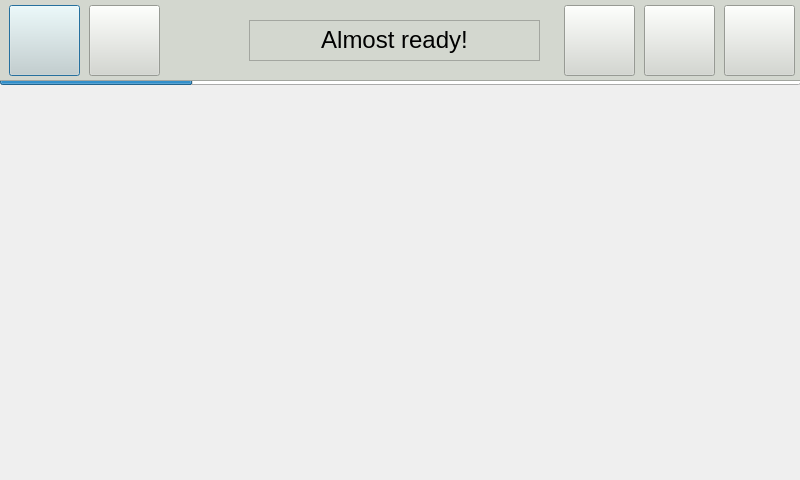
<?xml version="1.0" encoding="UTF-8"?>
<ui version="4.0">
 <class>GetUid</class>
 <widget class="QDialog" name="GetUid">
  <property name="geometry">
   <rect>
    <x>0</x>
    <y>0</y>
    <width>800</width>
    <height>480</height>
   </rect>
  </property>
  <property name="windowTitle">
   <string>Dialog</string>
  </property>
  <property name="styleSheet">
   <string notr="true"/>
  </property>
  <widget class="QFrame" name="frame">
   <property name="geometry">
    <rect>
     <x>-11</x>
     <y>-10</y>
     <width>821</width>
     <height>91</height>
    </rect>
   </property>
   <property name="styleSheet">
    <string notr="true">background-color: rgb(211, 215, 207);</string>
   </property>
   <property name="frameShape">
    <enum>QFrame::StyledPanel</enum>
   </property>
   <property name="frameShadow">
    <enum>QFrame::Raised</enum>
   </property>
   <widget class="QPushButton" name="button_left">
    <property name="geometry">
     <rect>
      <x>20</x>
      <y>15</y>
      <width>71</width>
      <height>71</height>
     </rect>
    </property>
    <property name="text">
     <string/>
    </property>
    <property name="icon">
     <iconset theme="go-previous">
      <normaloff>../../../../../../../../.designer/backup</normaloff>../../../../../../../../.designer/backup</iconset>
    </property>
    <property name="iconSize">
     <size>
      <width>40</width>
      <height>40</height>
     </size>
    </property>
   </widget>
   <widget class="QPushButton" name="button_reset">
    <property name="geometry">
     <rect>
      <x>100</x>
      <y>15</y>
      <width>71</width>
      <height>71</height>
     </rect>
    </property>
    <property name="text">
     <string/>
    </property>
    <property name="icon">
     <iconset theme="edit-undo">
      <normaloff>../../../../../../../../.designer/backup</normaloff>../../../../../../../../.designer/backup</iconset>
    </property>
    <property name="iconSize">
     <size>
      <width>40</width>
      <height>40</height>
     </size>
    </property>
   </widget>
   <widget class="QPushButton" name="button_right">
    <property name="geometry">
     <rect>
      <x>735</x>
      <y>15</y>
      <width>71</width>
      <height>71</height>
     </rect>
    </property>
    <property name="text">
     <string/>
    </property>
    <property name="icon">
     <iconset theme="go-next">
      <normaloff>../../../../../../../../.designer/backup</normaloff>../../../../../../../../.designer/backup</iconset>
    </property>
    <property name="iconSize">
     <size>
      <width>40</width>
      <height>40</height>
     </size>
    </property>
   </widget>
   <widget class="QPushButton" name="button_last">
    <property name="geometry">
     <rect>
      <x>655</x>
      <y>15</y>
      <width>71</width>
      <height>71</height>
     </rect>
    </property>
    <property name="text">
     <string/>
    </property>
    <property name="icon">
     <iconset theme="go-last">
      <normaloff>../../../../../../../../.designer/backup</normaloff>../../../../../../../../.designer/backup</iconset>
    </property>
    <property name="iconSize">
     <size>
      <width>40</width>
      <height>40</height>
     </size>
    </property>
   </widget>
   <widget class="QPushButton" name="admin_button">
    <property name="geometry">
     <rect>
      <x>575</x>
      <y>15</y>
      <width>71</width>
      <height>71</height>
     </rect>
    </property>
    <property name="text">
     <string notr="true"/>
    </property>
    <property name="icon">
     <iconset theme="preferences-system">
      <normaloff>../../../../../../../../.designer/backup/res/maintenance-icon-18896.png</normaloff>../../../../../../../../.designer/backup/res/maintenance-icon-18896.png</iconset>
    </property>
    <property name="iconSize">
     <size>
      <width>40</width>
      <height>40</height>
     </size>
    </property>
   </widget>
   <widget class="QTextEdit" name="text">
    <property name="enabled">
     <bool>true</bool>
    </property>
    <property name="geometry">
     <rect>
      <x>260</x>
      <y>30</y>
      <width>291</width>
      <height>41</height>
     </rect>
    </property>
    <property name="styleSheet">
     <string notr="true">padding-top: 1px;</string>
    </property>
    <property name="frameShape">
     <enum>QFrame::StyledPanel</enum>
    </property>
    <property name="frameShadow">
     <enum>QFrame::Plain</enum>
    </property>
    <property name="verticalScrollBarPolicy">
     <enum>Qt::ScrollBarAlwaysOff</enum>
    </property>
    <property name="horizontalScrollBarPolicy">
     <enum>Qt::ScrollBarAlwaysOff</enum>
    </property>
    <property name="readOnly">
     <bool>true</bool>
    </property>
    <property name="html">
     <string>&lt;!DOCTYPE HTML PUBLIC &quot;-//W3C//DTD HTML 4.0//EN&quot; &quot;http://www.w3.org/TR/REC-html40/strict.dtd&quot;&gt;
&lt;html&gt;&lt;head&gt;&lt;meta name=&quot;qrichtext&quot; content=&quot;1&quot; /&gt;&lt;style type=&quot;text/css&quot;&gt;
p, li { white-space: pre-wrap; }
&lt;/style&gt;&lt;/head&gt;&lt;body style=&quot; font-family:'Ubuntu'; font-size:11pt; font-weight:400; font-style:normal;&quot;&gt;
&lt;p align=&quot;center&quot; style=&quot; margin-top:0px; margin-bottom:0px; margin-left:0px; margin-right:0px; -qt-block-indent:0; text-indent:0px;&quot;&gt;&lt;span style=&quot; font-size:18pt;&quot;&gt;Almost ready!&lt;/span&gt;&lt;/p&gt;&lt;/body&gt;&lt;/html&gt;</string>
    </property>
    <property name="textInteractionFlags">
     <set>Qt::NoTextInteraction</set>
    </property>
   </widget>
  </widget>
  <widget class="QProgressBar" name="progressBar">
   <property name="geometry">
    <rect>
     <x>0</x>
     <y>65</y>
     <width>801</width>
     <height>20</height>
    </rect>
   </property>
   <property name="value">
    <number>24</number>
   </property>
   <property name="textVisible">
    <bool>false</bool>
   </property>
   <property name="invertedAppearance">
    <bool>false</bool>
   </property>
   <property name="format">
    <string>%ps</string>
   </property>
  </widget>
  <zorder>progressBar</zorder>
  <zorder>frame</zorder>
 </widget>
 <resources/>
 <connections/>
</ui>
